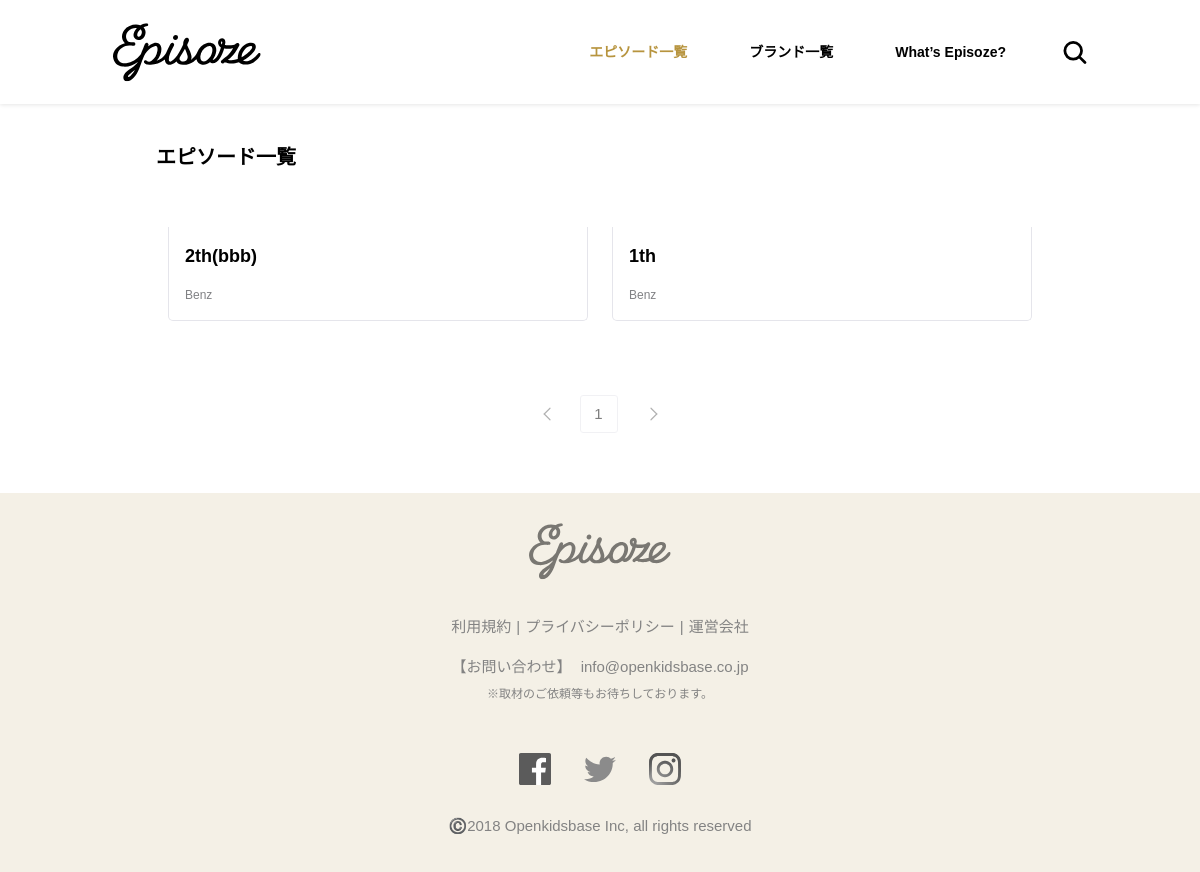
Page /episodes/ on the earlier database version.
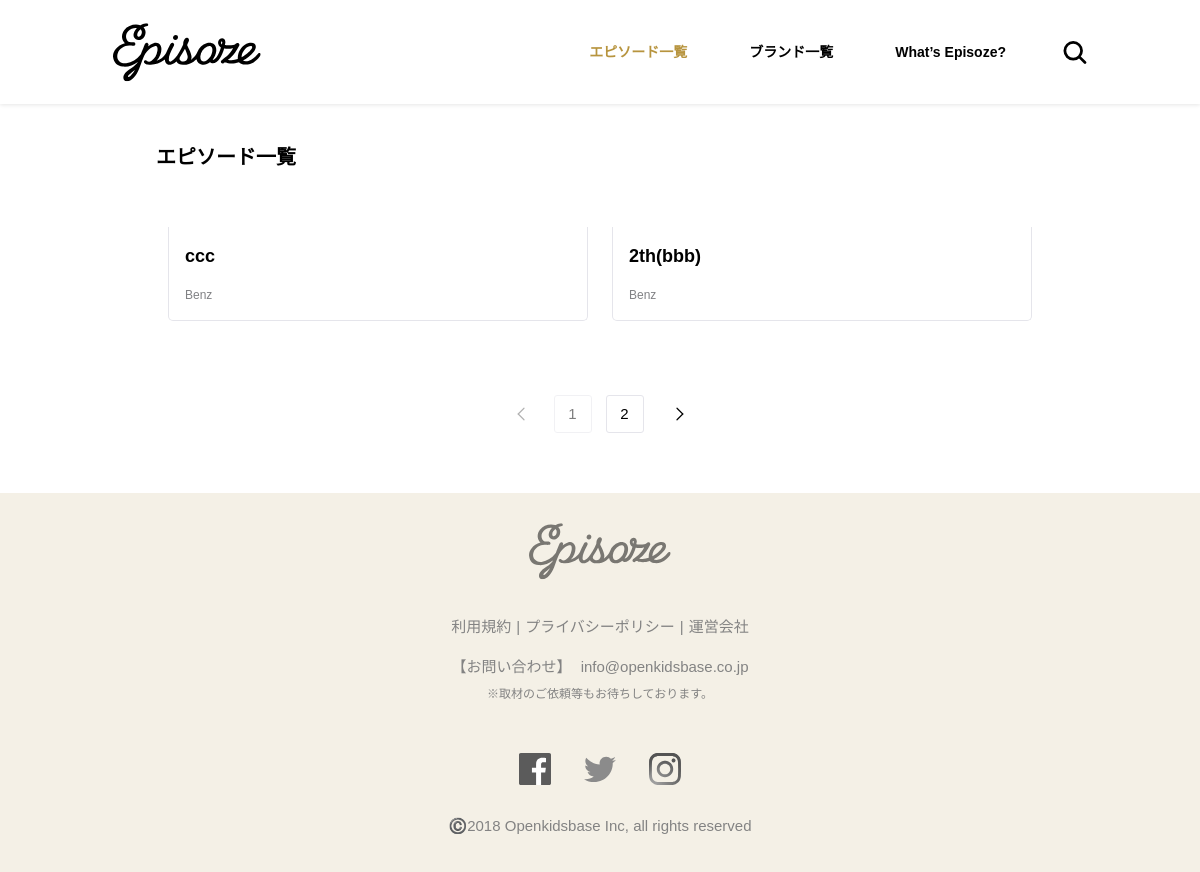
Same page on the later database version.
### articles/models.py (models this page shows)
class Article(models.Model):
    title               = models.CharField(max_length=200, null=True, blank=True)
    brand               = models.ForeignKey(Brand, on_delete=models.CASCADE, default=0)
    is_featured         = models.BooleanField(default=False)
    cover_image         = models.FileField(upload_to='uploads/', default="default.png")
    member_name         = models.TextField(null=True, blank=True)
    member_title        = models.TextField(null=True, blank=True)
    attribute           = models.TextField(null=True, blank=True)
    region              = models.TextField(null=True, blank=True)
    category            = models.TextField(null=True, blank=True)
    content             = models.TextField(null=True, blank=True)
    is_published        = models.BooleanField(default=False)
    free_links          = JSONField("free_links", default=[], null=True, blank=True)
    creation_date       = models.DateTimeField(default=datetime.now)

### brands/models.py (models this page shows)
class Brand(models.Model):
    user                    = models.OneToOneField(User, on_delete=models.CASCADE, default=0)
    name                    = models.CharField(max_length=50, null=True, blank=True)
    name_slug               = models.CharField(max_length=50, null=True, blank=True)
    logo_image              = models.FileField(upload_to='uploads/', default="default.png", null=True, blank=True)
    cover_image             = models.FileField(upload_to='uploads/', default="default.png", null=True, blank=True)
    introduction            = models.TextField(null=True, blank=True)
    small_introduction      = models.CharField(max_length=50, null=True, blank=True)
    facebook_url            = models.CharField(max_length=200, null=True, blank=True)
    twitter_url             = models.CharField(max_length=200, null=True, blank=True)
    instagram_url           = models.CharField(max_length=200, null=True, blank=True)
    company_name            = models.CharField(max_length=200, null=True, blank=True)
    company_representative  = models.CharField(max_length=200, null=True, blank=True)
    company_address         = models.CharField(max_length=200, null=True, blank=True)
    company_website         = models.CharField(max_length=200, null=True, blank=True)
    company_founding_date   = models.DateField(_("Date"), default=datetime.today)
    company_sales_offices   = models.TextField(null=True, blank=True)
    company_introduction    = models.TextField(null=True, blank=True)
    free_links              = JSONField("free_links", default=[], null=True, blank=True)
    creation_date           = models.DateTimeField(default=datetime.now)

### articles/views.py (the view)
# urls.py: url(r'^', views.index, name="brand_admin_index"),
def index(request):
	articles = Article.objects.filter(is_published=True).order_by('-creation_date')
	paginator = Paginator(articles, 2)
	page = request.GET.get('page')
	articles_page = paginator.get_page(page)
	context = {'articles': articles_page, 'page_cnt': range(articles_page.paginator.num_pages)}
	return render(request, 'articles/article_list.html', context)

### articles/templates/articles/article_list.html (shortened to what this page needs)
{% extends './base.html' %}
{% load static %}
{% load tz %}
{% block header %}
    {% include './header_01.html' %}
{% endblock %}
{% block content %}
    <main class="content ">
        <section class="episode-list__wrapper">
            <div class="episode-list">
                <h1 class="brand-list__headline">エピソード一覧</h1>
                <div class="espisoze-list__tile tile">
                    {% for article in articles %}
                        <a href="/articles/{{ article.id }}/" class="episode-list__item tile__item">
                            <figure class="episode-list__figure">
                                <figcaption class="episode-list__figure_desc">
                                    <p class="episode-list__figure_headline_desc">{{ article.member_title }} | {{ article.brand.name }}</p>
                                </figcaption>
                            </figure>
                            <article class="episode-list__desc">
                                <h2 class="episode-list__headline">{{ article.title }}</h2>
                                <div class="episode-list__info">
                                    <p class="episode-list__info_name">{{ article.brand.name }}</p>
                                </div>
                            </article>
                        </a>
                    {% endfor %}
                </div>
                <div class="pagination episode-list__pagination">
                    {% if articles.has_previous %}
                        <a href="?page={{ articles.previous_page_number }}" class="pagination__arrow_left"></a>
                    {% else %}
                        <a class="pagination__arrow_left inactive"></a>
                    {% endif %}
                    {% for i in page_cnt %}
                        <a href="/episodes/?page={{i|add:1}}" class="pagination__link {% if articles.number == i|add:1 %} pagination__current {% endif %}">{{ i|add:1 }}</a>
                    {% endfor %}
                    {% if articles.has_next %}
                        <a href="?page={{ articles.next_page_number }}" class="pagination__arrow_right"></a>
                    {% else %}
                        <a class="pagination__arrow_right inactive"></a>
                    {% endif %}
                </div>
            </div>
        </section>
    </main>
{% endblock %}
{% block footer %}
    {% include './footer_01.html' %}
{% endblock %}

Differences in the rows shown:
no longer on this page (row unchanged): Article: title "1th", brand.name "Benz"
added Article: title "ccc", brand.name "Benz"
Other differences:
new list line: "2"
